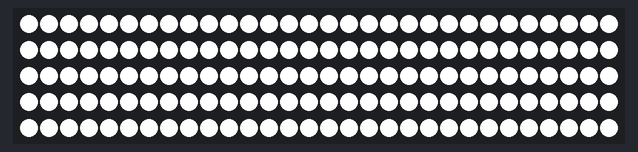
The sketch below on a simulated Arduino Uno, built with avr-gcc and run on an emulated ATmega328P. Shown: 150 RGB LEDs in strip order, left to right, continuing on the next row.

Above: at 0.1 s.

The sketch:

powerTest.ino
```cpp
/// @file    Blink.ino
/// @brief   Blink the first LED of an LED strip
/// @example Blink.ino

#include <FastLED.h>

// How many leds in your strip?
#define NUM_LEDS 150

// For led chips like WS2812, which have a data line, ground, and power, you just
// need to define DATA_PIN.  For led chipsets that are SPI based (four wires - data, clock,
// ground, and power), like the LPD8806 define both DATA_PIN and CLOCK_PIN
// Clock pin only needed for SPI based chipsets when not using hardware SPI
#define DATA_PIN 8
#define CLOCK_PIN 13

// Define the array of leds
CRGB leds[NUM_LEDS];

void setup() {
    // Uncomment/edit one of the following lines for your leds arrangement.
    // ## Clockless types ##
    FastLED.addLeds<NEOPIXEL, DATA_PIN>(leds, NUM_LEDS);  // GRB ordering is assumed
    // FastLED.addLeds<SM16703, DATA_PIN, RGB>(leds, NUM_LEDS);
    // FastLED.addLeds<TM1829, DATA_PIN, RGB>(leds, NUM_LEDS);
    // FastLED.addLeds<TM1812, DATA_PIN, RGB>(leds, NUM_LEDS);
    // FastLED.addLeds<TM1809, DATA_PIN, RGB>(leds, NUM_LEDS);
    // FastLED.addLeds<TM1804, DATA_PIN, RGB>(leds, NUM_LEDS);
    // FastLED.addLeds<TM1803, DATA_PIN, RGB>(leds, NUM_LEDS);
    // FastLED.addLeds<UCS1903, DATA_PIN, RGB>(leds, NUM_LEDS);
    // FastLED.addLeds<UCS1903B, DATA_PIN, RGB>(leds, NUM_LEDS);
    // FastLED.addLeds<UCS1904, DATA_PIN, RGB>(leds, NUM_LEDS);
    // FastLED.addLeds<UCS2903, DATA_PIN, RGB>(leds, NUM_LEDS);
    // FastLED.addLeds<WS2812, DATA_PIN, RGB>(leds, NUM_LEDS);  // GRB ordering is typical
    // FastLED.addLeds<WS2852, DATA_PIN, RGB>(leds, NUM_LEDS);  // GRB ordering is typical
    // FastLED.addLeds<WS2812B, DATA_PIN, RGB>(leds, NUM_LEDS);  // GRB ordering is typical
    // FastLED.addLeds<GS1903, DATA_PIN, RGB>(leds, NUM_LEDS);
    // FastLED.addLeds<SK6812, DATA_PIN, RGB>(leds, NUM_LEDS);  // GRB ordering is typical
    // FastLED.addLeds<SK6822, DATA_PIN, RGB>(leds, NUM_LEDS);
    // FastLED.addLeds<APA106, DATA_PIN, RGB>(leds, NUM_LEDS);
    // FastLED.addLeds<PL9823, DATA_PIN, RGB>(leds, NUM_LEDS);
    // FastLED.addLeds<SK6822, DATA_PIN, RGB>(leds, NUM_LEDS);
    // FastLED.addLeds<WS2811, DATA_PIN, RGB>(leds, NUM_LEDS);
    // FastLED.addLeds<WS2813, DATA_PIN, RGB>(leds, NUM_LEDS);
    // FastLED.addLeds<APA104, DATA_PIN, RGB>(leds, NUM_LEDS);
    // FastLED.addLeds<WS2811_400, DATA_PIN, RGB>(leds, NUM_LEDS);
    // FastLED.addLeds<GE8822, DATA_PIN, RGB>(leds, NUM_LEDS);
    // FastLED.addLeds<GW6205, DATA_PIN, RGB>(leds, NUM_LEDS);
    // FastLED.addLeds<GW6205_400, DATA_PIN, RGB>(leds, NUM_LEDS);
    // FastLED.addLeds<LPD1886, DATA_PIN, RGB>(leds, NUM_LEDS);
    // FastLED.addLeds<LPD1886_8BIT, DATA_PIN, RGB>(leds, NUM_LEDS);
    // ## Clocked (SPI) types ##
    // FastLED.addLeds<LPD6803, DATA_PIN, CLOCK_PIN, RGB>(leds, NUM_LEDS);  // GRB ordering is typical
    // FastLED.addLeds<LPD8806, DATA_PIN, CLOCK_PIN, RGB>(leds, NUM_LEDS);  // GRB ordering is typical
    // FastLED.addLeds<WS2801, DATA_PIN, CLOCK_PIN, RGB>(leds, NUM_LEDS);
    // FastLED.addLeds<WS2803, DATA_PIN, CLOCK_PIN, RGB>(leds, NUM_LEDS);
    // FastLED.addLeds<SM16716, DATA_PIN, CLOCK_PIN, RGB>(leds, NUM_LEDS);
    // FastLED.addLeds<P9813, DATA_PIN, CLOCK_PIN, RGB>(leds, NUM_LEDS);  // BGR ordering is typical
    // FastLED.addLeds<DOTSTAR, DATA_PIN, CLOCK_PIN, RGB>(leds, NUM_LEDS);  // BGR ordering is typical
    // FastLED.addLeds<APA102, DATA_PIN, CLOCK_PIN, RGB>(leds, NUM_LEDS);  // BGR ordering is typical
    // FastLED.addLeds<SK9822, DATA_PIN, CLOCK_PIN, RGB>(leds, NUM_LEDS);  // BGR ordering is typical
}

void loop() {
  // Turn the LED on, then pause
  fill_solid( &(leds[0]), 150 /*number of leds*/, CRGB( 255, 255, 255) );
  FastLED.show();
  delay(5000);
  // Now turn the LED off, then pause
  fill_solid( &(leds[0]), 150 /*number of leds*/, CRGB( 0, 0, 0) );
  FastLED.show();
  delay(5000);
}
```
